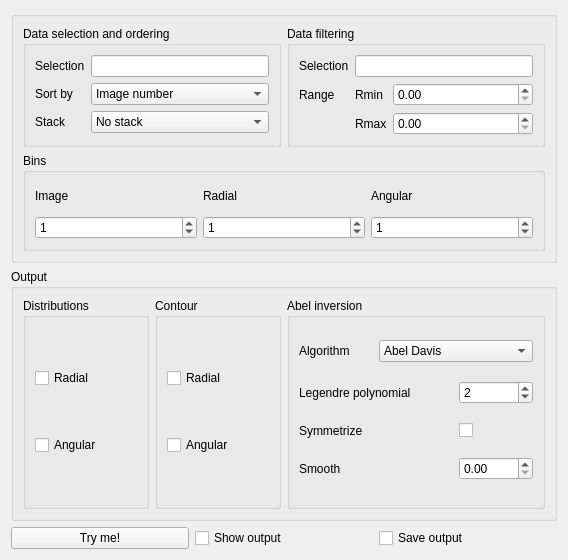
<?xml version="1.0" encoding="UTF-8"?>
<ui version="4.0">
 <class>VMI_toolbox_panel</class>
 <widget class="QWidget" name="VMI_toolbox_panel">
  <property name="geometry">
   <rect>
    <x>0</x>
    <y>0</y>
    <width>568</width>
    <height>560</height>
   </rect>
  </property>
  <property name="sizePolicy">
   <sizepolicy hsizetype="Preferred" vsizetype="Preferred">
    <horstretch>0</horstretch>
    <verstretch>0</verstretch>
   </sizepolicy>
  </property>
  <property name="minimumSize">
   <size>
    <width>271</width>
    <height>297</height>
   </size>
  </property>
  <property name="windowTitle">
   <string>Form</string>
  </property>
  <layout class="QVBoxLayout" name="verticalLayout_3">
   <item>
    <widget class="QGroupBox" name="groupBox_7">
     <property name="sizePolicy">
      <sizepolicy hsizetype="Preferred" vsizetype="Minimum">
       <horstretch>0</horstretch>
       <verstretch>0</verstretch>
      </sizepolicy>
     </property>
     <property name="title">
      <string/>
     </property>
     <layout class="QGridLayout" name="gridLayout_2">
      <item row="0" column="0">
       <widget class="QGroupBox" name="groupBox_2">
        <property name="title">
         <string>Data selection and ordering</string>
        </property>
        <layout class="QFormLayout" name="formLayout_3">
         <item row="0" column="0">
          <widget class="QLabel" name="abel_inversion_sel_label_12">
           <property name="text">
            <string>Selection</string>
           </property>
          </widget>
         </item>
         <item row="0" column="1">
          <widget class="QLineEdit" name="lineEdit"/>
         </item>
         <item row="1" column="0">
          <widget class="QLabel" name="abel_inversion_sel_label_5">
           <property name="text">
            <string>Sort by</string>
           </property>
          </widget>
         </item>
         <item row="1" column="1">
          <widget class="QComboBox" name="abel_inversion_sel_combobox_2">
           <item>
            <property name="text">
             <string>Image number</string>
            </property>
           </item>
           <item>
            <property name="text">
             <string>Parameter</string>
            </property>
           </item>
           <item>
            <property name="text">
             <string>Time</string>
            </property>
           </item>
          </widget>
         </item>
         <item row="2" column="0">
          <widget class="QLabel" name="abel_inversion_sel_label_6">
           <property name="text">
            <string>Stack </string>
           </property>
          </widget>
         </item>
         <item row="2" column="1">
          <widget class="QComboBox" name="abel_inversion_sel_combobox_3">
           <item>
            <property name="text">
             <string>No stack</string>
            </property>
           </item>
           <item>
            <property name="text">
             <string>Same parameter</string>
            </property>
           </item>
           <item>
            <property name="text">
             <string>Stack all</string>
            </property>
           </item>
          </widget>
         </item>
        </layout>
       </widget>
      </item>
      <item row="0" column="1">
       <widget class="QGroupBox" name="groupBox_3">
        <property name="title">
         <string>Data filtering</string>
        </property>
        <layout class="QFormLayout" name="formLayout_4">
         <item row="0" column="0">
          <widget class="QLabel" name="abel_inversion_sel_label_13">
           <property name="text">
            <string>Selection</string>
           </property>
          </widget>
         </item>
         <item row="0" column="1">
          <widget class="QLineEdit" name="lineEdit_2"/>
         </item>
         <item row="1" column="0">
          <widget class="QLabel" name="abel_inversion_sel_label_14">
           <property name="text">
            <string>Range</string>
           </property>
          </widget>
         </item>
         <item row="1" column="1">
          <layout class="QFormLayout" name="formLayout_2">
           <property name="horizontalSpacing">
            <number>6</number>
           </property>
           <item row="0" column="0">
            <widget class="QLabel" name="abel_inversion_sel_label_10">
             <property name="text">
              <string>Rmin</string>
             </property>
            </widget>
           </item>
           <item row="0" column="1">
            <widget class="QDoubleSpinBox" name="doubleSpinBox_2"/>
           </item>
           <item row="1" column="0">
            <widget class="QLabel" name="abel_inversion_sel_label_11">
             <property name="text">
              <string>Rmax</string>
             </property>
            </widget>
           </item>
           <item row="1" column="1">
            <widget class="QDoubleSpinBox" name="doubleSpinBox_3"/>
           </item>
          </layout>
         </item>
        </layout>
       </widget>
      </item>
      <item row="1" column="0" colspan="2">
       <widget class="QGroupBox" name="groupBox_5">
        <property name="title">
         <string>Bins</string>
        </property>
        <layout class="QGridLayout" name="gridLayout">
         <item row="0" column="0">
          <widget class="QLabel" name="abel_inversion_sel_label_7">
           <property name="text">
            <string>Image</string>
           </property>
          </widget>
         </item>
         <item row="0" column="1">
          <widget class="QLabel" name="abel_inversion_sel_label_8">
           <property name="text">
            <string>Radial</string>
           </property>
          </widget>
         </item>
         <item row="0" column="2">
          <widget class="QLabel" name="abel_inversion_sel_label_9">
           <property name="text">
            <string>Angular</string>
           </property>
          </widget>
         </item>
         <item row="1" column="0">
          <widget class="QSpinBox" name="spinBox">
           <property name="maximum">
            <number>1000000000</number>
           </property>
           <property name="value">
            <number>1</number>
           </property>
          </widget>
         </item>
         <item row="1" column="1">
          <widget class="QSpinBox" name="spinBox_2">
           <property name="maximum">
            <number>1000000000</number>
           </property>
           <property name="value">
            <number>1</number>
           </property>
          </widget>
         </item>
         <item row="1" column="2">
          <widget class="QSpinBox" name="spinBox_3">
           <property name="maximum">
            <number>1000000000</number>
           </property>
           <property name="value">
            <number>1</number>
           </property>
          </widget>
         </item>
        </layout>
       </widget>
      </item>
     </layout>
    </widget>
   </item>
   <item>
    <widget class="QGroupBox" name="groupBox_8">
     <property name="title">
      <string>Output</string>
     </property>
     <layout class="QHBoxLayout" name="horizontalLayout_2">
      <item>
       <layout class="QHBoxLayout" name="horizontalLayout">
        <item>
         <widget class="QGroupBox" name="groupBox_4">
          <property name="title">
           <string>Distributions</string>
          </property>
          <layout class="QVBoxLayout" name="verticalLayout">
           <item>
            <widget class="QCheckBox" name="checkBox_3">
             <property name="text">
              <string>Radial</string>
             </property>
            </widget>
           </item>
           <item>
            <widget class="QCheckBox" name="checkBox_4">
             <property name="text">
              <string>Angular</string>
             </property>
            </widget>
           </item>
          </layout>
         </widget>
        </item>
        <item>
         <widget class="QGroupBox" name="groupBox_6">
          <property name="title">
           <string>Contour</string>
          </property>
          <layout class="QVBoxLayout" name="verticalLayout_2">
           <item>
            <widget class="QCheckBox" name="checkBox_5">
             <property name="text">
              <string>Radial</string>
             </property>
            </widget>
           </item>
           <item>
            <widget class="QCheckBox" name="checkBox_6">
             <property name="text">
              <string>Angular</string>
             </property>
            </widget>
           </item>
          </layout>
         </widget>
        </item>
       </layout>
      </item>
      <item>
       <widget class="QGroupBox" name="groupBox">
        <property name="title">
         <string>Abel inversion</string>
        </property>
        <layout class="QGridLayout" name="gridLayout_3">
         <item row="0" column="0">
          <widget class="QLabel" name="abel_inversion_sel_label">
           <property name="text">
            <string>Algorithm</string>
           </property>
          </widget>
         </item>
         <item row="0" column="1" colspan="2">
          <widget class="QComboBox" name="abel_inversion_sel_combobox">
           <item>
            <property name="text">
             <string>Abel Davis</string>
            </property>
           </item>
           <item>
            <property name="text">
             <string>Basex</string>
            </property>
           </item>
           <item>
            <property name="text">
             <string>Dasch</string>
            </property>
           </item>
           <item>
            <property name="text">
             <string>Direct</string>
            </property>
           </item>
           <item>
            <property name="text">
             <string>Hansenlaw</string>
            </property>
           </item>
           <item>
            <property name="text">
             <string>Linbasex</string>
            </property>
           </item>
           <item>
            <property name="text">
             <string>Onion peeling</string>
            </property>
           </item>
          </widget>
         </item>
         <item row="1" column="0" colspan="2">
          <widget class="QLabel" name="abel_inversion_sel_label_2">
           <property name="text">
            <string>Legendre polynomial</string>
           </property>
          </widget>
         </item>
         <item row="1" column="2">
          <widget class="QSpinBox" name="spinBox_4">
           <property name="maximum">
            <number>1000000000</number>
           </property>
           <property name="singleStep">
            <number>2</number>
           </property>
           <property name="value">
            <number>2</number>
           </property>
          </widget>
         </item>
         <item row="2" column="0" colspan="2">
          <widget class="QLabel" name="abel_inversion_sel_label_3">
           <property name="text">
            <string>Symmetrize</string>
           </property>
          </widget>
         </item>
         <item row="2" column="2">
          <widget class="QCheckBox" name="checkBox_7">
           <property name="text">
            <string/>
           </property>
          </widget>
         </item>
         <item row="3" column="0">
          <widget class="QLabel" name="abel_inversion_sel_label_4">
           <property name="text">
            <string>Smooth</string>
           </property>
          </widget>
         </item>
         <item row="3" column="2">
          <widget class="QDoubleSpinBox" name="doubleSpinBox_4"/>
         </item>
        </layout>
       </widget>
      </item>
     </layout>
    </widget>
   </item>
   <item>
    <layout class="QHBoxLayout" name="horizontalLayout_3">
     <item>
      <widget class="QPushButton" name="pushButton">
       <property name="text">
        <string>Try me!</string>
       </property>
      </widget>
     </item>
     <item>
      <widget class="QCheckBox" name="checkBox">
       <property name="text">
        <string>Show output</string>
       </property>
      </widget>
     </item>
     <item>
      <widget class="QCheckBox" name="checkBox_2">
       <property name="text">
        <string>Save output</string>
       </property>
      </widget>
     </item>
    </layout>
   </item>
  </layout>
 </widget>
 <resources/>
 <connections/>
</ui>
